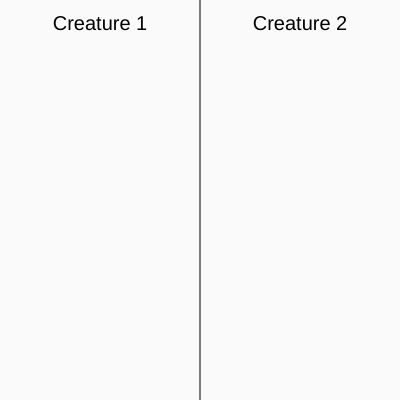
Frame 1 (no input)
Frame 60 (no input): identical to frame 1, image omitted
Frame 120 (the mouse pressed at the canvas centre since frame 60): identical to frame 1, image omitted

The p5.js sketch that drew this single still picture (run headless with seeded random() and noise() and a simulated clock; from frame 60 on, the mouse is pressed at the canvas centre):

// p5.js sketch
// ── sketch.js
function setup () {
  createCanvas(400, 400);
}

function draw () {
  helperBackground(); // do not change or move this line

  // >>>>>> Your code BELOW here >>>>>>
  // #2 Draw Creature 1

  // #2 Draw Creature 2

  // Bonus Challenge
  // <<<<<< Your code ABOVE here <<<<<<
}

// ── helpers.js
// Do not modify this file
function helperBackground() {
  background(250);
  line(width/2, 0, width/2, height);
  fill(0);
  textSize(20);
  textAlign(CENTER);
  text("Creature 1", width/4, 30);
  text("Creature 2", width/4 * 3, 30);
}

function mousePressed() {
  print("x: " + floor(mouseX) + ", " + "y: " + floor(mouseY));
}
